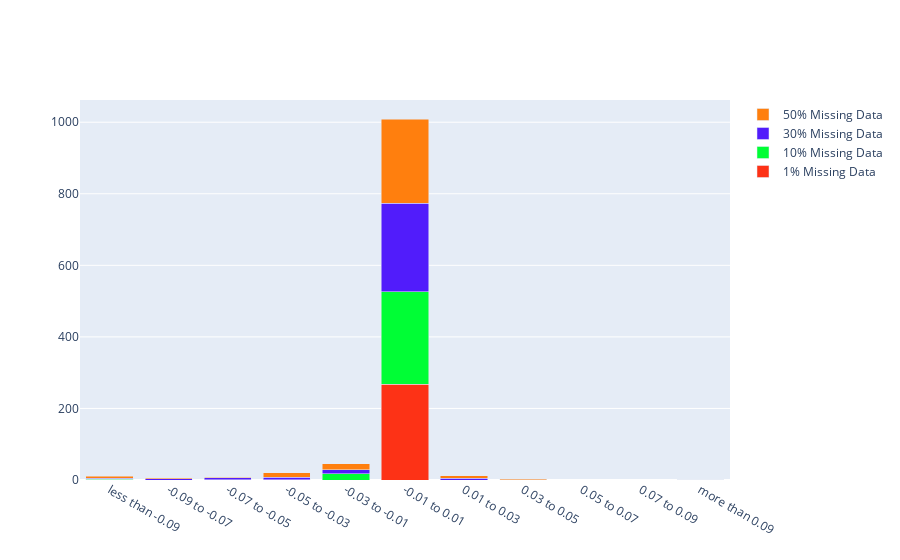

The code cell stored with this chart in its notebook:
### Code cell
quantiles = ['less than -0.09', '-0.09 to -0.07', '-0.07 to -0.05', '-0.05 to -0.03','-0.03 to -0.01', '-0.01 to 0.01', '0.01 to 0.03', '0.03 to 0.05', '0.05 to 0.07', '0.07 to 0.09', 'more than 0.09']


fig = go.Figure(data=[
    go.Bar(name='1% Missing Data', x=quantiles, y=freq_001, marker_color='#FD3216'),
    go.Bar(name='10% Missing Data', x=quantiles, y=freq_01, marker_color='#00FE35'),
    go.Bar(name='30% Missing Data', x=quantiles, y=freq_03, marker_color='#511CFB'),
    go.Bar(name='50% Missing Data', x=quantiles, y=freq_05, marker_color='#FF7F0E'),
])
# Change the bar mode
fig.update_layout(barmode='stack')
fig.show()
fig.write_image("improv_rel_to_av_all_DC_no_av_incl_per_frac.pdf")

### Figure 1 — Plotly figure (JSON) as saved in the notebook; plotly's stock layout.template omitted (floating-point values rounded to 4 significant figures)
{"data": [{"marker": {"color": "#FD3216"}, "name": "1% Missing Data", "type": "bar", "x": ["less than -0.09", "-0.09 to -0.07", "-0.07 to -0.05", "-0.05 to -0.03", "-0.03 to -0.01", "-0.01 to 0.01", "0.01 to 0.03", "0.03 to 0.05", "0.05 to 0.07", "0.07 to 0.09", "more than 0.09"], "y": [0, 0, 0, 0, 0, 267, 0, 0, 0, 0, 0]}, {"marker": {"color": "#00FE35"}, "name": "10% Missing Data", "type": "bar", "x": ["less than -0.09", "-0.09 to -0.07", "-0.07 to -0.05", "-0.05 to -0.03", "-0.03 to -0.01", "-0.01 to 0.01", "0.01 to 0.03", "0.03 to 0.05", "0.05 to 0.07", "0.07 to 0.09", "more than 0.09"], "y": [2, 0, 1, 1, 17, 259, 0, 0, 0, 0, 0]}, {"marker": {"color": "#511CFB"}, "name": "30% Missing Data", "type": "bar", "x": ["less than -0.09", "-0.09 to -0.07", "-0.07 to -0.05", "-0.05 to -0.03", "-0.03 to -0.01", "-0.01 to 0.01", "0.01 to 0.03", "0.03 to 0.05", "0.05 to 0.07", "0.07 to 0.09", "more than 0.09"], "y": [3, 3, 5, 7, 12, 248, 5, 0, 0, 0, 1]}, {"marker": {"color": "#FF7F0E"}, "name": "50% Missing Data", "type": "bar", "x": ["less than -0.09", "-0.09 to -0.07", "-0.07 to -0.05", "-0.05 to -0.03", "-0.03 to -0.01", "-0.01 to 0.01", "0.01 to 0.03", "0.03 to 0.05", "0.05 to 0.07", "0.07 to 0.09", "more than 0.09"], "y": [5, 3, 2, 12, 17, 235, 7, 2, 0, 0, 0]}], "layout": {"barmode": "stack"}}
